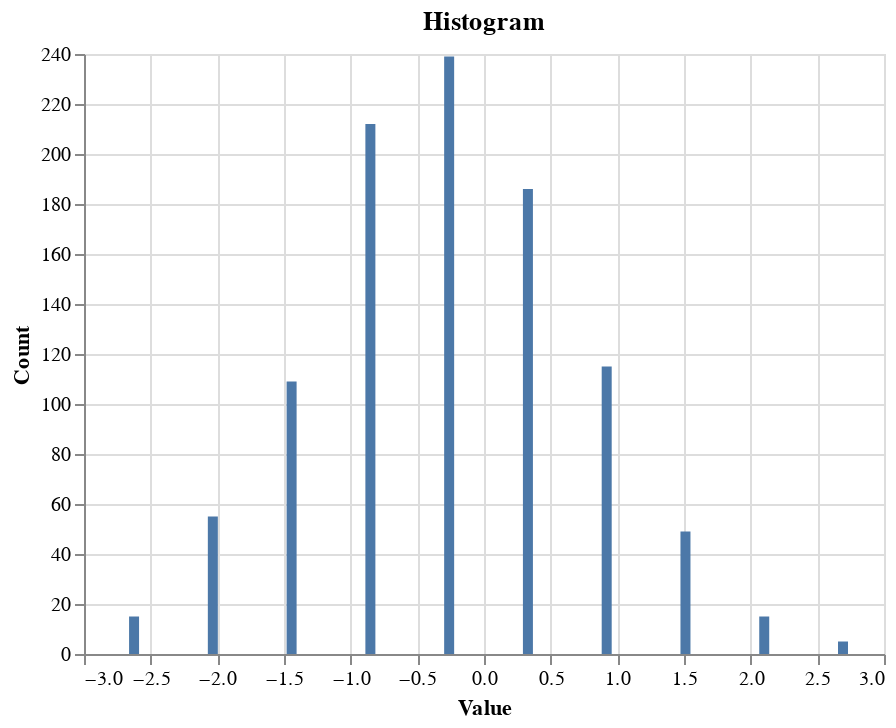

Notebook source saved alongside this figure:
### Code cell
import pandas as pd
import altair as alt
import numpy as np


def plot_histogram(data: np.ndarray, bins: int, title: str) -> None:
    """
    Plots a histogram.

    :param data: the data
    :param bins: the number of bins
    :param title: the title
    """
    hist_data, hist_edges = np.histogram(data, bins=bins)

    hist_df = pd.DataFrame({"Value": hist_data, "Bin": hist_edges[:-1]})

    chart = (
        alt.Chart(hist_df)
        .mark_bar()
        .encode(
            x=alt.X("Bin", title="Value"),
            y=alt.Y("Value", title="Count"),
            tooltip=["Bin", "Value"],
        )
        .properties(title=title, width=400, height=300)
    )

    chart.display()


# Generate random data
data = np.random.randn(1000)

# Plot histogram
plot_histogram(data, bins=10, title="Histogram")

### Figure 1 — Vega-Lite specification as saved in the notebook (floating-point values rounded to 4 significant figures)
{"config": {"view": {"continuousWidth": 300, "continuousHeight": 300}}, "data": {"name": "data-f2278d5ca7dcc3d244d7c15428aaa38d"}, "mark": {"type": "bar"}, "encoding": {"tooltip": [{"field": "Bin", "type": "quantitative"}, {"field": "Value", "type": "quantitative"}], "x": {"field": "Bin", "title": "Value", "type": "quantitative"}, "y": {"field": "Value", "title": "Count", "type": "quantitative"}}, "height": 300, "title": "Histogram", "width": 400, "$schema": "https://vega.github.io/schema/vega-lite/v5.8.0.json", "datasets": {"data-f2278d5ca7dcc3d244d7c15428aaa38d": [{"Value": 15, "Bin": -2.625}, {"Value": 55, "Bin": -2.034}, {"Value": 109, "Bin": -1.443}, {"Value": 212, "Bin": -0.8521}, {"Value": 239, "Bin": -0.2614}, {"Value": 186, "Bin": 0.3294}, {"Value": 115, "Bin": 0.9202}, {"Value": 49, "Bin": 1.511}, {"Value": 15, "Bin": 2.102}, {"Value": 5, "Bin": 2.693}]}}
